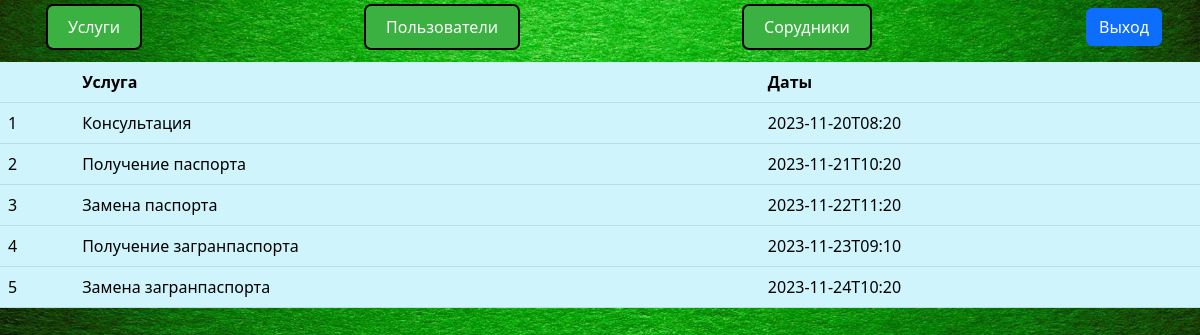
Screenshot of /Registratura/index2.php with the database file from the repository.
### tables this page shows
CREATE TABLE `services` (
  `id_services` int(11) NOT NULL,
  `deadlines` varchar(45) NOT NULL,
  `service` varchar(100) NOT NULL,
  `staff_id` int(11) NOT NULL
);

### Registratura/controllers/db.php (called while the page is built, shortened)
<?php
class DB
{
    protected function connect(){
        return new PDO('mysql:host=localhost;dbname=20087_db_regist;charset=utf8','root','');
    }
    protected function DBAll($query){
        $connect=$this->connect();
        $sql = $connect->query($query);
        $sql->execute();
        return $sql->fetchAll();
    }
}

### Registratura/controllers/Services.php (called while the page is built, shortened)
<?php
require ('db.php');
class Services extends DB
{
    public function getData(){
        return $this->DBAll('SELECT * from services');
    }
}

### Registratura/index2.php (the view, shortened to what this page needs)
<?php
require_once('views/layout/header.php');
require ('controllers/Services.php');
$db= new Services();
?>
<!doctype html>
<html lang="ru">
<head>
    <link rel="stylesheet" href="/public/css/bootstrap.min.css">
</head>
<body>
<div class="container d-flex justify-content-between align-items-center p-2 mb-2 border_width">
<div>
    <a class="knopka" href="/views/users/create_services.php">Услуги</a>
</div>
        <div>
           <a class="knopka" href="/views/users/index2.php">Пользователи</a>
        </div>
    <div>
        <a class="knopka" href="/views/users/index.php">Сорудники</a>
    </div>
        <form action="middleware/auth/logout.php" method="post">
              <button class="btn btn-primary" type="submit"  onclick="document.location.replace('middleware/auth/logout.php');">Выход</button>
        </form>
</div>
<table class="table table-hover table-info">
    <thead>
    <tr>
        <th> </th>
        <th>Услуга</th>
        <th>Даты</th>
    </tr>
    </thead>
    <tbody>
    <?php
    $data = $db->getData();
    foreach ($data as $key=>$row){
        ?>
        <tr>
            <td><?php echo ++$key;?></td>
            <td><?php echo $row['service'];?></td>
            <td><?php echo $row['deadlines'];?></td>
        </tr>
    <?php }?>
    </tbody>
</table>
<div class="container d-flex justify-content-between align-items-center p-2 mb-2">
</div>
</body>
</html>

### Registratura/views/layout/header.php (shortened to what this page needs)
<!doctype html>
<html lang="ru">
<head>
    <link rel="stylesheet" href="../../public/css/bootstrap.css">
</head>
<!doctype html>
<html lang="ru">
<head>
</head>
<body>
</body>

### rows the page displays
services: service "Консультация", deadlines "2023-11-20T08:20"
services: service "Получение паспорта", deadlines "2023-11-21T10:20"
services: service "Замена паспорта", deadlines "2023-11-22T11:20"
services: service "Получение загранпаспорта", deadlines "2023-11-23T09:10"
services: service "Замена загранпаспорта", deadlines "2023-11-24T10:20"
